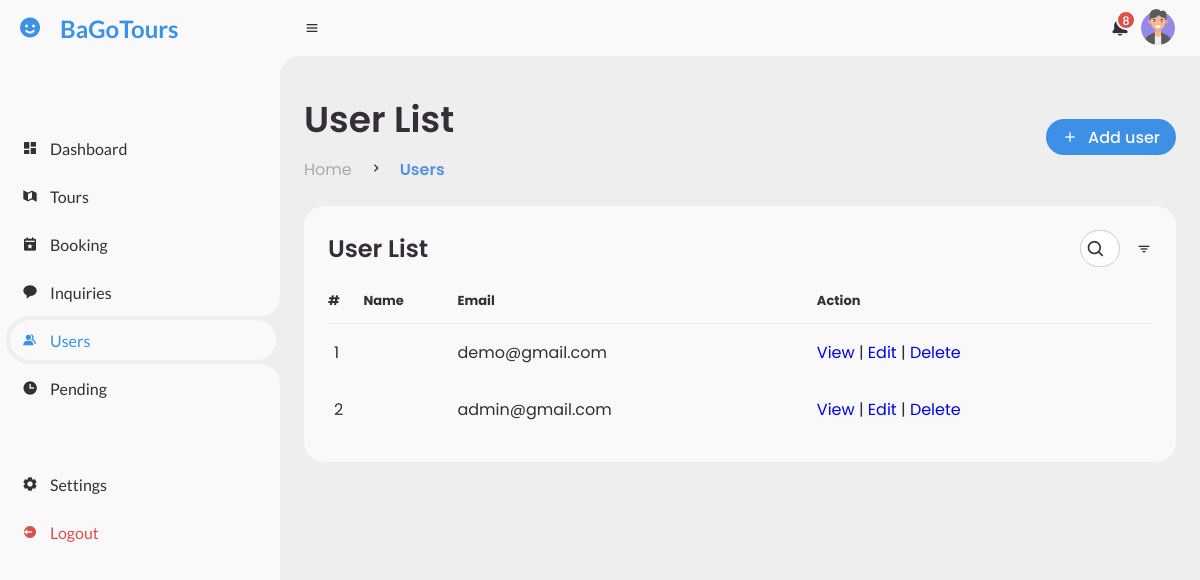
The page /admin/user.php (signed in) on the database as committed earlier.
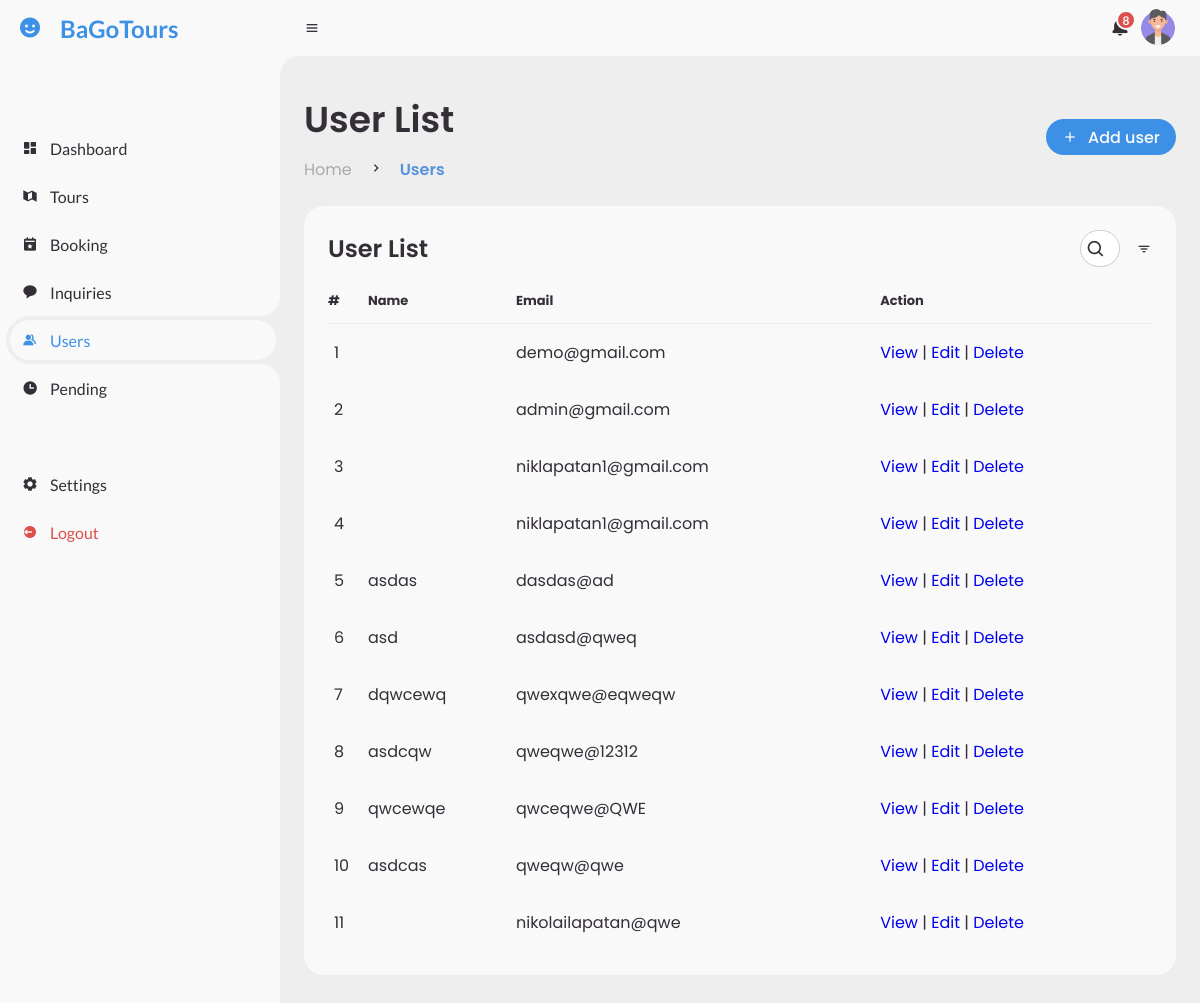
The same page on the database as committed later.
### tables this page shows
CREATE TABLE `users` (
  `id` int(50) NOT NULL,
  `profile_picture` varchar(200) DEFAULT NULL,
  `name` varchar(100) NOT NULL,
  `username` varchar(200) DEFAULT NULL,
  `password` varchar(200) DEFAULT NULL,
  `email` varchar(200) DEFAULT NULL,
  `phone_number` varchar(50) DEFAULT NULL,
  `role` varchar(200) DEFAULT NULL,
  `date_created` timestamp NOT NULL DEFAULT current_timestamp()
);

### admin/user.php (the view, shortened to what the changed rows need)
<?php
include '../include/db_conn.php';
$user_id = $_SESSION['user_id'];
$query = "SELECT * FROM users WHERE id <> ?";
if ($stmt = $conn->prepare($query)) {
    $stmt->bind_param("i", $user_id);
    $stmt->execute();
    $result = $stmt->get_result();
} else {
    die('Error preparing statement');
}
?>
<!DOCTYPE html>
<html lang="en">
<head>
    <link href='https://unpkg.com/boxicons@2.0.9/css/boxicons.min.css' rel='stylesheet'>
    <link rel="stylesheet" href="../assets/css/admin.css">
    <link rel="stylesheet" href="https://cdn.jsdelivr.net/npm/sweetalert2@11/dist/sweetalert2.min.css">
</head>
<body>
    <section id="content">
        <main>
            <div class="head-title">
                <div class="left">
                    <h1>User List</h1>
                    <?php include 'includes/breadcrumb.php'; ?>
                </div>
            </div>
            <div class="table-data" id="userTableContainer">
                <div class="order">
                    <table>
                        <thead>
                            <tr>
                                <th>#</th>
                                <th>Name</th>
                                <th>Email</th>
                                <th>Action</th>
                            </tr>
                        </thead>
                        <tbody>
                            <?php
                            if ($result->num_rows > 0) {
                                $counter = 1;
                                while ($row = $result->fetch_assoc()) {
                                    echo "<tr>";
                                    echo "<td>" . htmlspecialchars($counter++) . "</td>";
                                    echo "<td>" . htmlspecialchars($row['name']) . "</td>";
                                    echo "<td>" . htmlspecialchars($row['email']) . "</td>";
                                    echo "<td>
                                            <a href='#' class='btn-view' data-id='" . htmlspecialchars($row['id']) . "'>View</a> |
                                            <a href='#' class='btn-edit'>Edit</a> |
                                            <a href='#' class='btn-delete' data-id='" . htmlspecialchars($row['id']) . "'>Delete</a>
                                        </td>";
                                    echo "</tr>";
                                }
                            } else {
                                echo "<tr><td colspan='4'>No users found.</td></tr>";
                            }
                            ?>
                        </tbody>
                    </table>
                </div>
            </div>
        </main>
    </section>
</body>
</html>

### admin/includes/breadcrumb.php (shortened to what the changed rows need)
<?php
$breadcrumbs = [
    'home' => [
        ['title' => 'Home', 'url' => 'home']
    ],
    'booking' => [
        ['title' => 'Home', 'url' => 'home'],
        ['title' => 'Booking', 'url' => 'booking']
    ],
    'view_booking' => [
        ['title' => 'Home', 'url' => 'home'],
        ['title' => 'Booking', 'url' => 'booking'],
        ['title' => 'View', 'url' => 'view_booking.php']
    ],
    'dashboard' => [
        ['title' => 'Home', 'url' => 'home'],
        ['title' => 'dashboard', 'url' => 'dashboard']
    ],
    'inq' => [
        ['title' => 'Home', 'url' => 'home'],
        ['title' => 'Inquiries', 'url' => 'inq']
    ],
    'pending' => [
        ['title' => 'Home', 'url' => 'home'],
        ['title' => 'Pending', 'url' => 'pending']
    ],
    'setting' => [
        ['title' => 'Home', 'url' => 'home'],
        ['title' => 'Settings', 'url' => 'setting']
    ],
    'tours' => [
        ['title' => 'Home', 'url' => 'home'],
        ['title' => 'Tours', 'url' => 'tours']
    ],
    'view_tour' => [
        ['title' => 'Home', 'url' => 'home'],
        ['title' => 'Tours', 'url' => 'tours'],
        ['title' => 'View', 'url' => 'view_tour']
    ],
    'user' => [
        ['title' => 'Home', 'url' => 'home'],
        ['title' => 'Users', 'url' => 'user']
    ],
];
$page = basename($_SERVER['PHP_SELF'], '.php');
$currentBreadcrumbs = $breadcrumbs[$page] ?? $breadcrumbs['home'];
?>
<ul class="breadcrumb">
    <?php foreach ($currentBreadcrumbs as $key => $breadcrumb): ?>
        <li>
            <?php if ($key === array_key_last($currentBreadcrumbs)): ?>
                <span class="breadcrumb-active">
                    <?php echo $breadcrumb['title']; ?>
                </span>
            <?php else: ?>
                <a href="<?php echo $breadcrumb['url']; ?>">
                    <?php echo $breadcrumb['title']; ?>
                </a>
            <?php endif; ?>
        </li>
        <?php if ($key !== array_key_last($currentBreadcrumbs)): ?>
            <li><i class='bx bx-chevron-right'></i></li>
        <?php endif; ?>
    <?php endforeach; ?>
</ul>

Rows that differ between the two databases and show on the page:
added users: email "niklapatan1@gmail.com"
added users: email "niklapatan1@gmail.com"
added users: name "asdas", email "dasdas@ad"
added users: name "asd", email "asdasd@qweq"
added users: name "dqwcewq", email "qwexqwe@eqweqw"
added users: name "asdcqw", email "qweqwe@12312"
added users: name "qwcewqe", email "qwceqwe@QWE"
added users: name "asdcas", email "qweqw@qwe"
added users: email "nikolailapatan@qwe"
